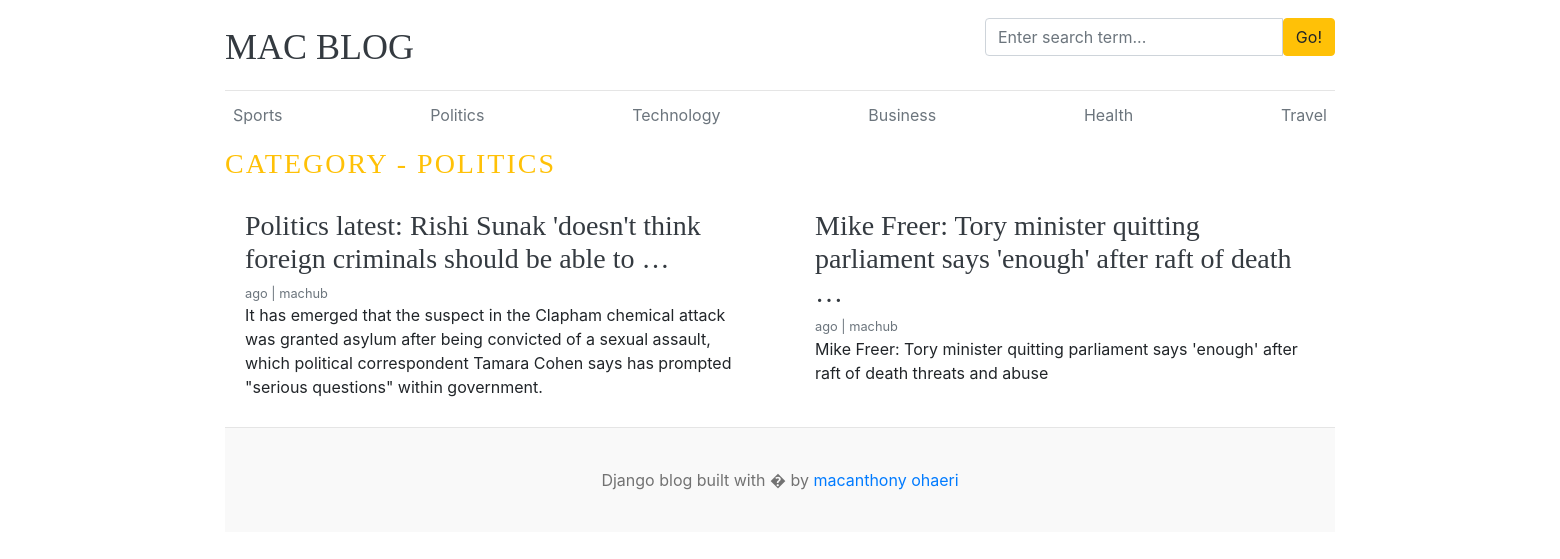
The app's page /category/2/, older data.
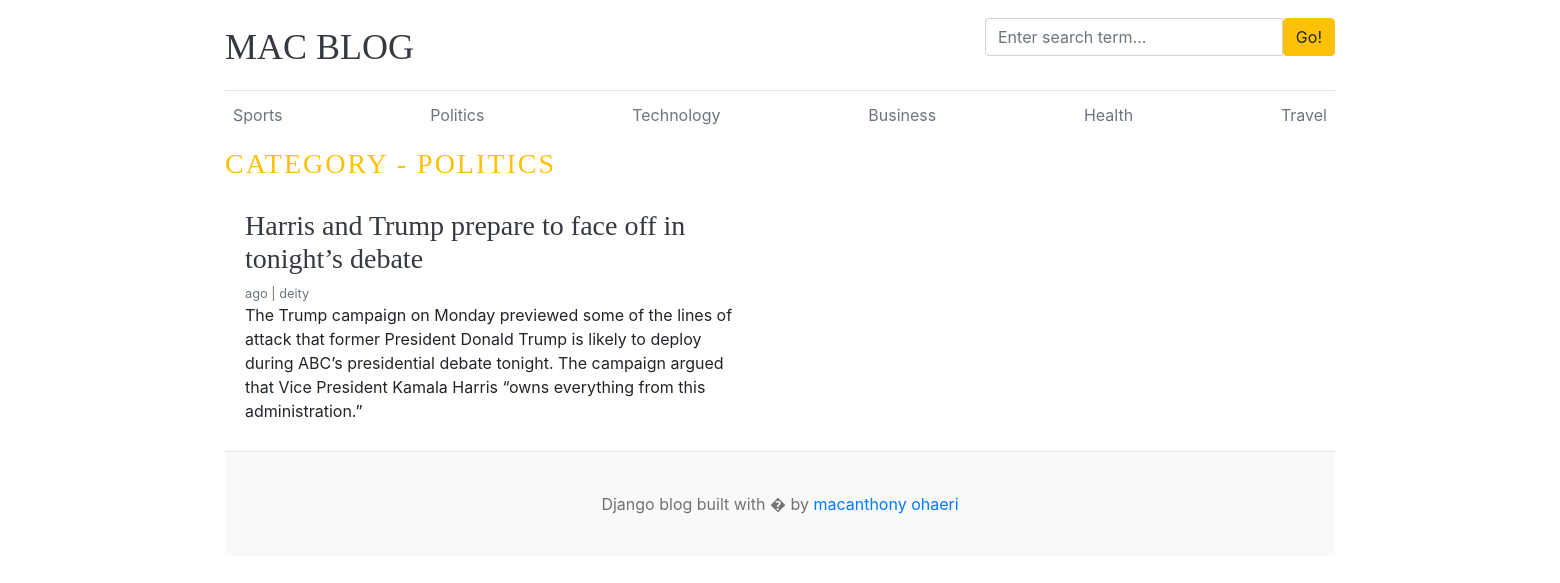
The same page, newer data.
### blog_app/models.py (models this page shows, shortened)
class Category(models.Model):
    category_name = models.CharField(max_length=250)
    created_at = models.DateTimeField(auto_now_add=True)
    updated = models.DateTimeField(auto_now=True)
    def __str__(self):
        return self.category_name
    class Meta:
        verbose_name_plural = "categories"

class Blog(models.Model):
    title = models.CharField(max_length=250)
    slug = models.SlugField(max_length=250, blank=True, unique=True)
    category = models.ForeignKey(Category, on_delete=models.CASCADE)
    author = models.ForeignKey(User, on_delete=models.CASCADE)
    feature_image = models.ImageField(upload_to='upload/%Y/%M/%D/')
    short_description = models.TextField(max_length=5000)
    blog_body = models.TextField(max_length=10000, default='')
    status = models.CharField(max_length=20, choices=STATUS_CHOICES, default='Draft')
    is_featured = models.BooleanField(default=False)
    created = models.DateTimeField(auto_now_add=True)
    updated = models.DateTimeField(auto_now=True)

### blog_app/views.py (the view)
# urls.py: path('category/<int:category_id>/', views.post_by_category, name='post_by_category'),
def post_by_category(request, category_id):
    post = Blog.objects.filter(status='Published', category=category_id)
    category = get_object_or_404(Category, id=category_id)
    context = {
        'post': post,
        'category': category
    }
    return render(request, 'postbycategory.html', context)

### blog_app/context_processors.py (called while the page is built)
def get_categories(request):
    categories = Category.objects.all()
    return dict(categories=categories)

def get_social_links(request):
    social_links = SocialLink.objects.all()
    return dict(social_links=social_links)

### templates/postbycategory.html
{% extends 'base.html' %}
{% block content %}
  <h3 class="text-uppercase text-warning" style="letter-spacing: 2px;">CATEGORY - {{category}}</h3>
  <div class="row mb-2">
    {% if post %}
    {% for post in post %}
      <div class="col-md-6">
        <div class="card border-0" >
          <div class="card-body">
            <h3><a href="{% url 'blogs' post.slug %}" class="text-dark">{{post.title | truncatewords:12 }}</a> </h3>
            <small class="mb-1 text-muted">{{post.updated_at | timesince}} ago | {{post.author}}</small>
            <p class="card-text">{{post.short_description}}</p>
          </div>
        </div>
      </div>
    {% endfor %}
    {% else %}
      <p>No post found</p>
    {% endif %}
  </div>
{% endblock %}

### templates/base.html (shortened to what this page needs)
{% load static %}
<html lang="en">
<head>
    <link href="https://getbootstrap.com/docs/4.0/dist/css/bootstrap.min.css" rel="stylesheet">
    <link href="{% static 'css/blog.css' %}" rel="stylesheet">
    <link rel="stylesheet" href="https://cdnjs.cloudflare.com/ajax/libs/font-awesome/4.7.0/css/font-awesome.min.css"
  </head>
<body>
    <div class="container">
      <header class="blog-header py-3">
        <div class="row flex-nowrap justify-content-between align-items-center">
          <div class="col-8 pt-1">
            <a class="blog-header-logo text-dark" href="{% url 'home' %}">MAC BLOG</a>
          </div>
            <div class="col-4">
                <form action="{% url 'search' %}" method="GET">
                      <div class="input-group">
                        <input class="form-control" type="text" name="keyword" value="{{keyword}}" placeholder="Enter search term..." aria-label="Enter search term..." aria-describedby="button-search" />
                        <button type="submit" class="btn btn-warning" id="button-search" type="button">Go!</button>
                    </div>
                </form>
            </div>
          <div class="col-4 d-flex justify-content-end align-items-center">
          </div>
        </div>
      </header>
      <div class="nav-scroller py-1 mb-2">
        <nav class="nav d-flex justify-content-between">
          {% for cat in categories %}
          <a class="p-2 text-muted" href="{% url 'post_by_category' cat.pk %}">{{cat}}</a>
          {% endfor %}
        </nav>
      </div>
{% block content %}
{% endblock %}
    <footer class="blog-footer">
      <p>Django blog built with � by <a href="#">macanthony ohaeri</a></p>
    </footer>
</body>
</html>

Row changes from the older to the newer data that the page shows:
removed Blog: title "Politics latest: Rishi Sunak 'doesn't think foreign criminals should be able to …", author "machub", short_description "It has emerged that the suspect in the Clapham chemical attack was granted asylum after being convicted of a sexual assault, which political correspondent Tamara Cohen says has prompted \"serious questions\" within government."
removed Blog: title "Mike Freer: Tory minister quitting parliament says 'enough' after raft of death …", author "machub", short_description "Mike Freer: Tory minister quitting parliament says 'enough' after raft of death threats and abuse"
added Blog: title "Harris and Trump prepare to face off in tonight’s debate", author "deity", short_description "The Trump campaign on Monday previewed some of the lines of attack that former President Donald Trump is likely to deploy during ABC’s presidential debate tonight. The campaign argued that Vice President Kamala Harris “owns everything from this administration.”"
